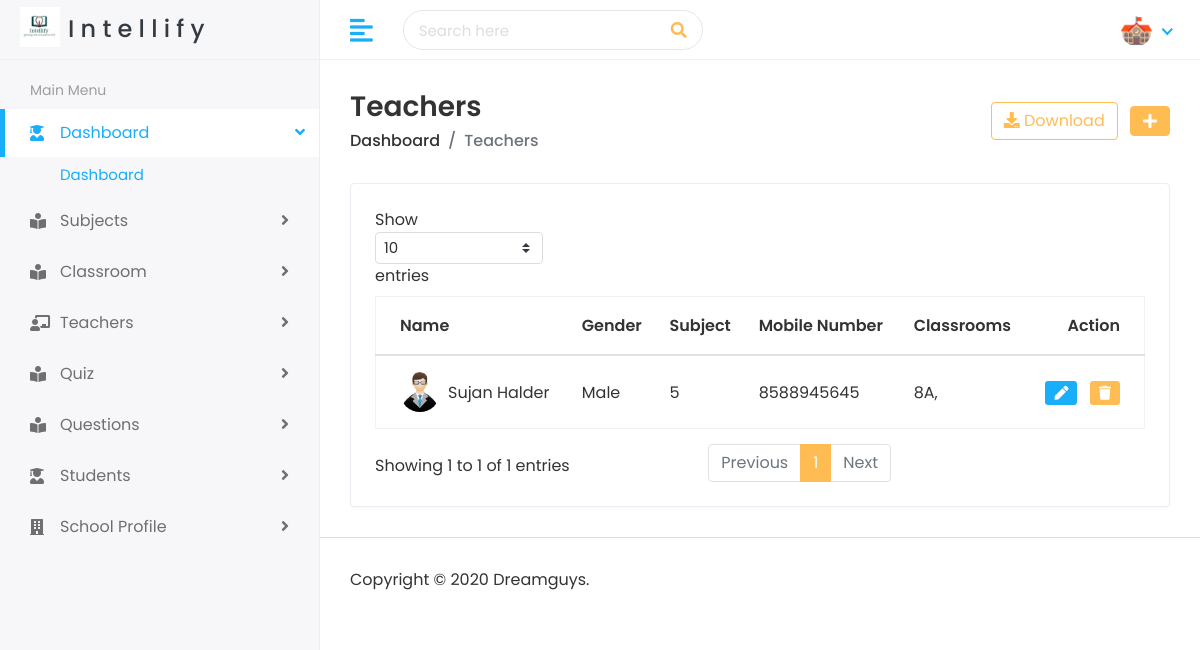
/teacher/list/ (signed in), run on the app's committed database.
### teacher/models.py (models this page shows, shortened)
class teacher_profile(models.Model):
    user =  models.OneToOneField(User, on_delete=models.CASCADE, null=True, unique=True, related_name="teacherprofile")
    school = models.ForeignKey(School, null=True, on_delete=models.CASCADE, blank=True, unique=False, related_name="schoolprofile")
    img = models.ImageField(upload_to="teachers/", null=True, blank=True, default="t-avatar.jpg")
    full_name = models.CharField(max_length=50, null=True, default='')
    phone = models.CharField(max_length=50, blank=True, null=True, default='')
    gender = models.CharField(max_length=50, blank=True, null=True, default='')
    subject = models.CharField(max_length=100, blank=True, null=True, default='')
    address = models.TextField(blank=True, null=True, default='')
    zipcode = models.CharField(max_length=6, blank=True, null=True, default='')
    classroom =  models.ManyToManyField(Classroom, null=True, blank=True, related_name="classroommodel")
    psw =  models.CharField(max_length=50, blank=True, null=True, default='')

### school/models.py (models this page shows)
class Classroom(models.Model):
    standard = models.CharField(max_length=100, null=True, blank=True)
    classroom_id = models.CharField(max_length=10, null=True, blank=True)
    school_id = models.ForeignKey(School, null=True, on_delete=models.CASCADE, blank=True)
    section = models.CharField(max_length=100, null=True, blank=True)
    subject_list = models.ManyToManyField(subjects, null=True, blank=True, related_name="subjectmodel")
    def __str__(self):
        return str(self.standard) + str(self.section)

### teacher/views.py (the view)
# urls.py: path('list/', views.teachers, name='teachers_list'),
@login_required(login_url='/school/login')
def teachers(request):
    if request.user.groups.filter(name='school').exists():
        school = School.objects.get(user=User.objects.get(id=request.user.id))
        teachers = teacher_profile.objects.filter(school = school)
        return render(request, 'teacher/teachers.html' , {'teachers' : teachers, 'school' : school, 'schoolNavHeader' : True})
    return redirect('/school/school-logout/')

### templates/teacher/teachers.html (shortened to what this page needs)
{% include 'school/school-header.html' %}
{% load static %}
<!DOCTYPE html>
<html lang="en">
<head>
        <div class="page-wrapper">
            <div class="content container-fluid">
                <div class="page-header">
                    <div class="row align-items-center">
                        <div class="col">
                            <h3 class="page-title">Teachers</h3>
                            <ul class="breadcrumb">
                                <li class="breadcrumb-item"><a href="#">Dashboard</a></li>
                                <li class="breadcrumb-item active">Teachers</li>
                            </ul>
                        </div>
                        <div class="col-auto text-right float-right ml-auto">
                            <a href="#" class="btn btn-outline-primary mr-2"><i class="fas fa-download"></i>
                                Download</a>
                            <a href="/teacher/add" class="btn btn-primary"><i class="fas fa-plus"></i></a>
                        </div>
                    </div>
                </div>
                <div class="row">
                    <div class="col-sm-12">
                        <div class="card card-table">
                            <div class="card-body">
                                <div class="table-responsive">
                                    <table class="table table-hover table-center mb-0 datatable">
                                        <thead>
                                            <tr>
                                                <th>Name</th>
                                                <th>Gender</th>
                                                <th>Subject</th>
                                                <th>Mobile Number</th>
                                                <th>Classrooms</th>
                                                <th class="text-right">Action</th>
                                            </tr>
                                        </thead>
                                        <tbody>
                                            {% for x in teachers %}
                                            <tr>
                                                <td>
                                                    <h2 class="table-avatar">
                                                        <a href="/teacher/profile?teacher_id={{x.id}}" class="avatar avatar-sm mr-2">
                                                            <img class="avatar-img rounded-circle"
                                                                src="/media/{{x.img}}"
                                                                alt="Teacher"></a>
                                                        <a href="/teacher/profile?teacher_id={{x.id}}">{{x.full_name}}</a>
                                                    </h2>
                                                </td>
                                                <td>{{x.gender}}</td>
                                                <td>{{x.subject}}</td>
                                                <td>{{x.phone}}</td>
                                                <td>{% for i in x.classroom.all %} {{i}}, {% endfor %}</td>
                                                <td class="text-right">
                                                    <div class="actions">
                                                        <a href="/teacher/profile?teacher_id={{x.id}}"
                                                            class="btn btn-sm bg-success-light mr-2">
                                                            <i class="fas fa-pen"></i>
                                                        </a>
                                                        <a href="#" class="btn btn-sm bg-danger-light">
                                                            <i class="fas fa-trash"></i>
                                                        </a>
                                                    </div>
                                                </td>
                                            </tr>
                                            {% endfor %}
                                        </tbody>
                                    </table>
                                </div>
                            </div>
                        </div>
                    </div>
                </div>
            </div>
            <footer>
                <p>Copyright © 2020 Dreamguys.</p>
            </footer>
        </div>
    </div>
</body>
</html>

### static/css/style.css (style rules this page uses)
html { height: 100%; }
body { background-color: #fff; color: #333; font-family: 'Poppins', sans-serif; font-size: 1rem; height: 100%; line-height: 1.5; overflow-x: hidden; }
h1, h2, h3, h4, h5, h6 { font-family: 'Poppins', sans-serif; margin-top: 0; }
a { color: #009ce7; }
input, button, a { transition: all 0.4s ease; -moz-transition: all 0.4s ease; -o-transition: all 0.4s ease; -ms-transition: all 0.4s ease; -webkit-transition: all 0.4s ease; }
ul, ol { padding: 0px; list-style: none; }
.table { color: #333; max-width: 100%; margin-bottom: 0; width: 100%; }
.table.dataTable { border-collapse: collapse !important; border: 1px solid rgba(0, 0, 0, 0.05); }
table.table td h2 { display: inline-block; font-size: inherit; font-weight: 400; margin: 0; padding: 0; vertical-align: middle; }
table.table td h2.table-avatar { align-items: center; display: inline-flex; font-size: inherit; font-weight: 400; margin: 0; padding: 0; vertical-align: middle; white-space: nowrap; }
table.table td h2 a { color: #333; }
.table thead tr th { font-weight: 600; }
.table tbody tr { border-bottom: 1px solid rgba(0, 0, 0, 0.05); }
.table.table-center td, .table.table-center th { vertical-align: middle; }
.card-table .card-body .table > thead > tr > th { border-top: 0; }
.card-table .card-body .table tr td:first-child, .card-table .card-body .table tr th:first-child { padding-left: 1.5rem; }
.card-table .card-body .table tr td:last-child, .card-table .card-body .table tr th:last-child { padding-right: 1.5rem; }
.card-table .table td, .card-table .table th { border-top: 1px solid #e2e5e8; padding: 1rem 0.75rem; white-space: nowrap; }
.btn-primary { background-color: #FFBC53; border: 1px solid #FFBC53; }
.btn-outline-primary { color: #FFBC53; border-color: #FFBC53; }
.card { border: 1px solid #ececf5; box-shadow: 0 1px 3px 0 rgba(0, 0, 0, 0.03); margin-bottom: 1.875rem; }
.card-body { padding: 1.5rem; }
.bg-danger-light { background-color:#FFBC53 !important; color:#fff !important; }
.bg-success-light { background-color: #18aefa; color: #fff; }
.avatar { position: relative; display: inline-block; width: 3rem; height: 3rem }
.avatar > img { width: 100%; height: 100%; -o-object-fit: cover; object-fit: cover; }
.avatar-sm { width: 2.5rem; height: 2.5rem; }
footer { padding: 1.875rem 1.875rem; border-top: 1px solid #ddd; }
footer p { margin: 0px; }
.page-wrapper { margin-left: 320px; padding-top: 60px; position: relative; transition: all 0.4s ease; }
.page-wrapper > .content { padding: 1.875rem 1.875rem 0; }
.page-header { margin-bottom: 1.875rem; }
.page-header .breadcrumb { background-color: transparent; color: #6c757d; font-size: 1rem; font-weight: 500; margin-bottom: 0; padding: 0; }
.page-header .breadcrumb a { color: #333; }
.page-title { font-size: 28px; font-weight: 600; color: #333; margin-bottom: 5px; }

### data on the page
teacher_profile: img (picture), full_name "Sujan Halder", gender "Male", subject "5", phone "8588945645"
Classroom: standard+section "8A"
